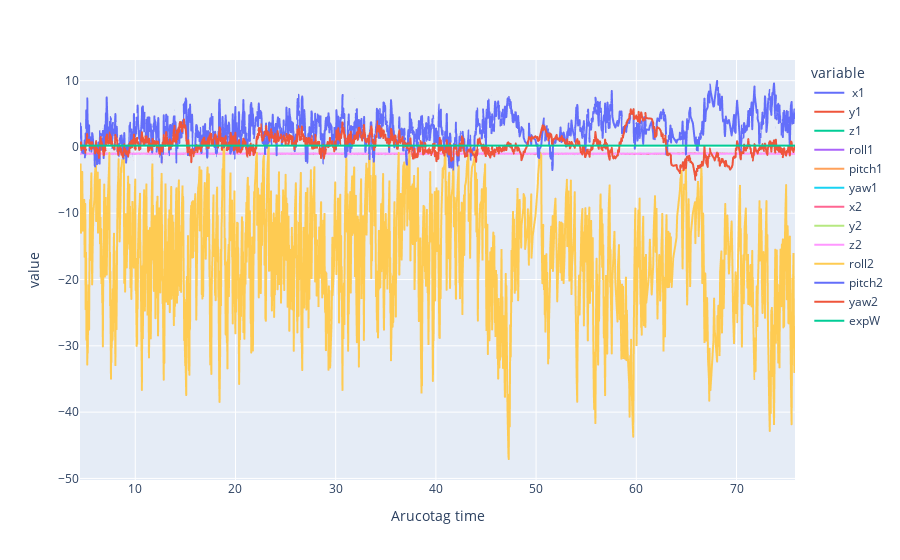

Notebook cell for this chart:
### Code cell
df.iloc[100:].plot()

### Figure 1 — Plotly figure (JSON) as saved in the notebook; plotly's stock layout.template omitted (floating-point values rounded to 4 significant figures; data arrays with more than 128 entries replaced by an {"elided": "..."} marker saying what was removed)
{"data": [{"hovertemplate": "variable= x1<br>Arucotag time=%{x}<br>value=%{y}<extra></extra>", "legendgroup": " x1", "line": {"color": "#636efa", "dash": "solid"}, "marker": {"symbol": "circle"}, "mode": "lines", "name": " x1", "showlegend": true, "type": "scattergl", "x": {"elided": "2286 float values"}, "xaxis": "x", "y": {"elided": "2286 float values"}, "yaxis": "y"}, {"hovertemplate": "variable=y1<br>Arucotag time=%{x}<br>value=%{y}<extra></extra>", "legendgroup": "y1", "line": {"color": "#EF553B", "dash": "solid"}, "marker": {"symbol": "circle"}, "mode": "lines", "name": "y1", "showlegend": true, "type": "scattergl", "x": {"elided": "2286 float values"}, "xaxis": "x", "y": {"elided": "2286 float values"}, "yaxis": "y"}, {"hovertemplate": "variable=z1<br>Arucotag time=%{x}<br>value=%{y}<extra></extra>", "legendgroup": "z1", "line": {"color": "#00cc96", "dash": "solid"}, "marker": {"symbol": "circle"}, "mode": "lines", "name": "z1", "showlegend": true, "type": "scattergl", "x": {"elided": "2286 float values"}, "xaxis": "x", "y": {"elided": "2286 float values"}, "yaxis": "y"}, {"hovertemplate": "variable=roll1<br>Arucotag time=%{x}<br>value=%{y}<extra></extra>", "legendgroup": "roll1", "line": {"color": "#ab63fa", "dash": "solid"}, "marker": {"symbol": "circle"}, "mode": "lines", "name": "roll1", "showlegend": true, "type": "scattergl", "x": {"elided": "2286 float values"}, "xaxis": "x", "y": {"elided": "2286 float values"}, "yaxis": "y"}, {"hovertemplate": "variable=pitch1<br>Arucotag time=%{x}<br>value=%{y}<extra></extra>", "legendgroup": "pitch1", "line": {"color": "#FFA15A", "dash": "solid"}, "marker": {"symbol": "circle"}, "mode": "lines", "name": "pitch1", "showlegend": true, "type": "scattergl", "x": {"elided": "2286 float values"}, "xaxis": "x", "y": {"elided": "2286 float values"}, "yaxis": "y"}, {"hovertemplate": "variable=yaw1<br>Arucotag time=%{x}<br>value=%{y}<extra></extra>", "legendgroup": "yaw1", "line": {"color": "#19d3f3", "dash": "solid"}, "marker": {"symbol": "circle"}, "mode": "lines", "name": "yaw1", "showlegend": true, "type": "scattergl", "x": {"elided": "2286 float values"}, "xaxis": "x", "y": {"elided": "2286 float values"}, "yaxis": "y"}, {"hovertemplate": "variable=x2<br>Arucotag time=%{x}<br>value=%{y}<extra></extra>", "legendgroup": "x2", "line": {"color": "#FF6692", "dash": "solid"}, "marker": {"symbol": "circle"}, "mode": "lines", "name": "x2", "showlegend": true, "type": "scattergl", "x": {"elided": "2286 float values"}, "xaxis": "x", "y": {"elided": "2286 float values"}, "yaxis": "y"}, {"hovertemplate": "variable=y2<br>Arucotag time=%{x}<br>value=%{y}<extra></extra>", "legendgroup": "y2", "line": {"color": "#B6E880", "dash": "solid"}, "marker": {"symbol": "circle"}, "mode": "lines", "name": "y2", "showlegend": true, "type": "scattergl", "x": {"elided": "2286 float values"}, "xaxis": "x", "y": {"elided": "2286 float values"}, "yaxis": "y"}, {"hovertemplate": "variable=z2<br>Arucotag time=%{x}<br>value=%{y}<extra></extra>", "legendgroup": "z2", "line": {"color": "#FF97FF", "dash": "solid"}, "marker": {"symbol": "circle"}, "mode": "lines", "name": "z2", "showlegend": true, "type": "scattergl", "x": {"elided": "2286 float values"}, "xaxis": "x", "y": {"elided": "2286 float values"}, "yaxis": "y"}, {"hovertemplate": "variable=roll2<br>Arucotag time=%{x}<br>value=%{y}<extra></extra>", "legendgroup": "roll2", "line": {"color": "#FECB52", "dash": "solid"}, "marker": {"symbol": "circle"}, "mode": "lines", "name": "roll2", "showlegend": true, "type": "scattergl", "x": {"elided": "2286 float values"}, "xaxis": "x", "y": {"elided": "2286 float values"}, "yaxis": "y"}, {"hovertemplate": "variable=pitch2<br>Arucotag time=%{x}<br>value=%{y}<extra></extra>", "legendgroup": "pitch2", "line": {"color": "#636efa", "dash": "solid"}, "marker": {"symbol": "circle"}, "mode": "lines", "name": "pitch2", "showlegend": true, "type": "scattergl", "x": {"elided": "2286 float values"}, "xaxis": "x", "y": {"elided": "2286 float values"}, "yaxis": "y"}, {"hovertemplate": "variable=yaw2<br>Arucotag time=%{x}<br>value=%{y}<extra></extra>", "legendgroup": "yaw2", "line": {"color": "#EF553B", "dash": "solid"}, "marker": {"symbol": "circle"}, "mode": "lines", "name": "yaw2", "showlegend": true, "type": "scattergl", "x": {"elided": "2286 float values"}, "xaxis": "x", "y": {"elided": "2286 float values"}, "yaxis": "y"}, {"hovertemplate": "variable=expW<br>Arucotag time=%{x}<br>value=%{y}<extra></extra>", "legendgroup": "expW", "line": {"color": "#00cc96", "dash": "solid"}, "marker": {"symbol": "circle"}, "mode": "lines", "name": "expW", "showlegend": true, "type": "scattergl", "x": {"elided": "2286 float values"}, "xaxis": "x", "y": {"elided": "2286 float values"}, "yaxis": "y"}], "layout": {"legend": {"title": {"text": "variable"}, "tracegroupgap": 0}, "margin": {"t": 60}, "xaxis": {"anchor": "y", "domain": [0, 1], "title": {"text": "Arucotag time"}}, "yaxis": {"anchor": "x", "domain": [0, 1], "title": {"text": "value"}}}}
